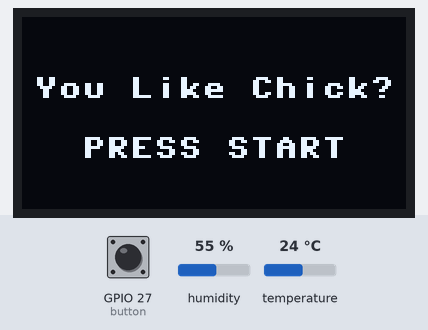
Simulated run of this program. Board: ESP32 board running MicroPython. Parts: 128×64 one-colour display. The test bench sets the inputs (shaded band); at power-on: GPIO 27 (button) HIGH, humidity 55 %, temperature 24 °C.

Above: at 1.2 s.
1.3 s: GPIO 27 (button) pulled LOW for 0.15 s
At 1.8 s:
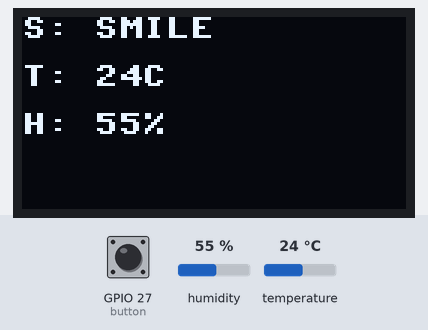
2.9 s: humidity set to 41 %
At 3.9 s:
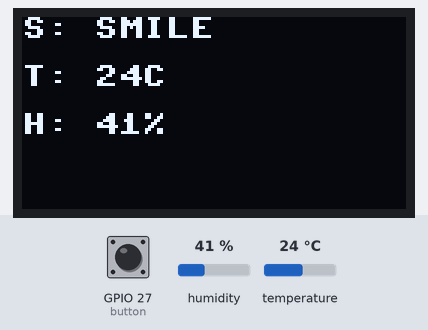
5.0 s: humidity set to 38 %
At 6.0 s:
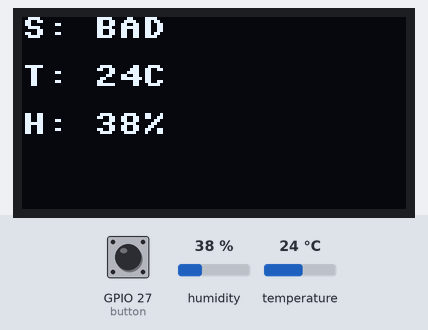
7.1 s: temperature set to 12 °C
At 8.1 s:
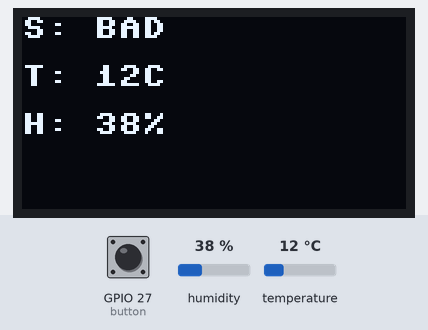
9.3 s: temperature set to 19 °C
Timing chart, 0 to 12.3 s (numbered marks = the images above; inputs shaded):
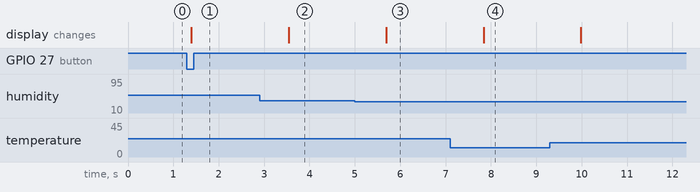

The program:

mission_chick_mood.py
```python
from machine import Pin, SoftI2C
import ssd1306
import time
import dht

dht11 = dht.DHT11(Pin(13))
button = Pin(27, Pin.IN, Pin.PULL_UP)
i2c = SoftI2C(scl=Pin(22), sda=Pin(21))
oled = ssd1306.SSD1306_I2C(128, 64, i2c)

started = False
state = "BLANK"
oled.fill(0)
oled.text("You Like Chick?", 4, 20)
oled.text("PRESS START", 20, 40)
oled.show()
while True:
    if button.value() == 0:
        started = True
    if started:
        dht11.measure()
        t = dht11.temperature()
        h = dht11.humidity()
        if 20 <= t <= 28 and 40 <= h <= 70:
            state = "SMILE"
        else:
            state = "BAD"
        oled.fill(0)
        oled.text("S: " + state, 0, 0)
        oled.text("T: " + str(t) + "C", 0, 16)
        oled.text("H: " + str(h) + "%", 0, 32)
        oled.show()
        time.sleep(2)
    time.sleep(0.1)
```

Measured:
- the behaviour switches between 40 and 39 % on humidity (found by bisection; images 2 and 3)
- after the input at 1.3 s, the display: changes after 0.10 s (image 1)
- after the input at 2.9 s, the display: changes after 0.65 s (image 2)
- after the input at 5.0 s, the display: changes after 0.69 s (image 3)
- after the input at 7.1 s, the display: changes after 0.74 s (image 4)
